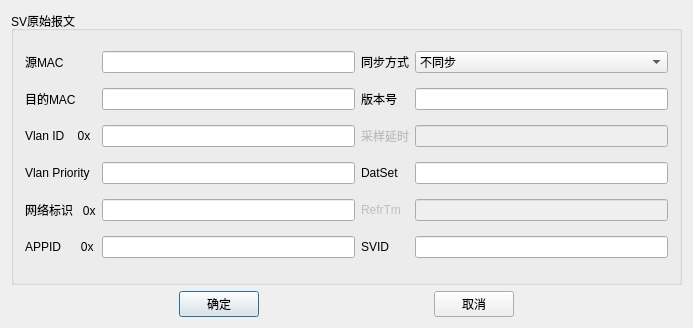
<?xml version="1.0" encoding="UTF-8"?>
<ui version="4.0">
 <class>SmvAbnormalMessageSet</class>
 <widget class="QDialog" name="SmvAbnormalMessageSet">
  <property name="geometry">
   <rect>
    <x>0</x>
    <y>0</y>
    <width>693</width>
    <height>328</height>
   </rect>
  </property>
  <property name="windowTitle">
   <string>异常报文设置</string>
  </property>
  <layout class="QGridLayout" name="gridLayout_2" rowstretch="7,1">
   <item row="0" column="0">
    <widget class="QGroupBox" name="groupBox">
     <property name="title">
      <string>SV原始报文</string>
     </property>
     <layout class="QGridLayout" name="gridLayout">
      <item row="0" column="0">
       <widget class="QLabel" name="label">
        <property name="text">
         <string>源MAC</string>
        </property>
       </widget>
      </item>
      <item row="0" column="1">
       <widget class="QSttLineEdit" name="lne_sourceMac"/>
      </item>
      <item row="0" column="2">
       <widget class="QLabel" name="label_8">
        <property name="text">
         <string>同步方式</string>
        </property>
       </widget>
      </item>
      <item row="0" column="3">
       <widget class="QScrollComboBox" name="cmb_synchro">
        <item>
         <property name="text">
          <string>不同步</string>
         </property>
        </item>
        <item>
         <property name="text">
          <string>本地同步</string>
         </property>
        </item>
        <item>
         <property name="text">
          <string>全局同步</string>
         </property>
        </item>
       </widget>
      </item>
      <item row="1" column="0">
       <widget class="QLabel" name="label_2">
        <property name="text">
         <string>目的MAC</string>
        </property>
       </widget>
      </item>
      <item row="1" column="1">
       <widget class="QSttLineEdit" name="lne_destMAC"/>
      </item>
      <item row="1" column="2">
       <widget class="QLabel" name="label_9">
        <property name="text">
         <string>版本号</string>
        </property>
       </widget>
      </item>
      <item row="1" column="3">
       <widget class="QSttLineEdit" name="lne_version"/>
      </item>
      <item row="2" column="0">
       <widget class="QLabel" name="label_3">
        <property name="text">
         <string>Vlan ID    0x</string>
        </property>
       </widget>
      </item>
      <item row="2" column="1">
       <widget class="QSttLineEdit" name="lne_VIanID"/>
      </item>
      <item row="2" column="2">
       <widget class="QLabel" name="label_10">
        <property name="enabled">
         <bool>false</bool>
        </property>
        <property name="text">
         <string>采样延时</string>
        </property>
       </widget>
      </item>
      <item row="2" column="3">
       <widget class="QSttLineEdit" name="lne_sampledelay">
        <property name="enabled">
         <bool>false</bool>
        </property>
       </widget>
      </item>
      <item row="3" column="0">
       <widget class="QLabel" name="label_4">
        <property name="text">
         <string>Vlan Priority</string>
        </property>
       </widget>
      </item>
      <item row="3" column="1">
       <widget class="QSttLineEdit" name="lne_VIanPriority"/>
      </item>
      <item row="3" column="2">
       <widget class="QLabel" name="label_11">
        <property name="text">
         <string>DatSet</string>
        </property>
       </widget>
      </item>
      <item row="3" column="3">
       <widget class="QSttLineEdit" name="lne_datset"/>
      </item>
      <item row="4" column="0">
       <widget class="QLabel" name="label_5">
        <property name="text">
         <string>网络标识   0x</string>
        </property>
       </widget>
      </item>
      <item row="4" column="1">
       <widget class="QSttLineEdit" name="lne_nettype"/>
      </item>
      <item row="4" column="2">
       <widget class="QLabel" name="label_12">
        <property name="enabled">
         <bool>false</bool>
        </property>
        <property name="text">
         <string>RefrTm</string>
        </property>
       </widget>
      </item>
      <item row="4" column="3">
       <widget class="QSttLineEdit" name="lne_RefrTm">
        <property name="enabled">
         <bool>false</bool>
        </property>
       </widget>
      </item>
      <item row="5" column="0">
       <widget class="QLabel" name="label_6">
        <property name="text">
         <string>APPID      0x</string>
        </property>
       </widget>
      </item>
      <item row="5" column="1">
       <widget class="QSttLineEdit" name="lne_APPID"/>
      </item>
      <item row="5" column="2">
       <widget class="QLabel" name="label_7">
        <property name="text">
         <string>SVID</string>
        </property>
       </widget>
      </item>
      <item row="5" column="3">
       <widget class="QSttLineEdit" name="lne_SVID"/>
      </item>
     </layout>
    </widget>
   </item>
   <item row="1" column="0">
    <layout class="QHBoxLayout" name="horizontalLayout">
     <item>
      <spacer name="horizontalSpacer_2">
       <property name="orientation">
        <enum>Qt::Horizontal</enum>
       </property>
       <property name="sizeHint" stdset="0">
        <size>
         <width>40</width>
         <height>20</height>
        </size>
       </property>
      </spacer>
     </item>
     <item>
      <widget class="QPushButton" name="pbn_Ok">
       <property name="text">
        <string>确定</string>
       </property>
      </widget>
     </item>
     <item>
      <spacer name="horizontalSpacer_3">
       <property name="orientation">
        <enum>Qt::Horizontal</enum>
       </property>
       <property name="sizeHint" stdset="0">
        <size>
         <width>40</width>
         <height>20</height>
        </size>
       </property>
      </spacer>
     </item>
     <item>
      <widget class="QPushButton" name="pbn_Cancle">
       <property name="text">
        <string>取消</string>
       </property>
      </widget>
     </item>
     <item>
      <spacer name="horizontalSpacer">
       <property name="orientation">
        <enum>Qt::Horizontal</enum>
       </property>
       <property name="sizeHint" stdset="0">
        <size>
         <width>40</width>
         <height>20</height>
        </size>
       </property>
      </spacer>
     </item>
    </layout>
   </item>
  </layout>
 </widget>
 <layoutdefault spacing="6" margin="11"/>
 <customwidgets>
  <customwidget>
   <class>QSttLineEdit</class>
   <extends>QLineEdit</extends>
   <header>../Module/UI/Controls/SttLineEdit.h</header>
  </customwidget>
  <customwidget>
   <class>QScrollComboBox</class>
   <extends>QComboBox</extends>
   <header>../Module/UI/Module/ScrollCtrl/ScrollComboBox.h</header>
   <slots>
    <slot>on_FaultMode_currentIndexChanged(int)</slot>
   </slots>
  </customwidget>
 </customwidgets>
 <resources/>
 <connections/>
</ui>
